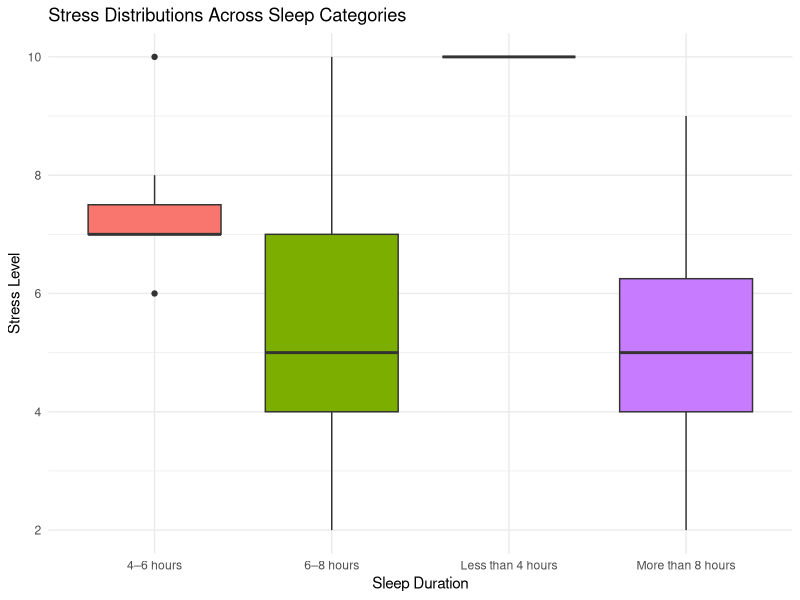
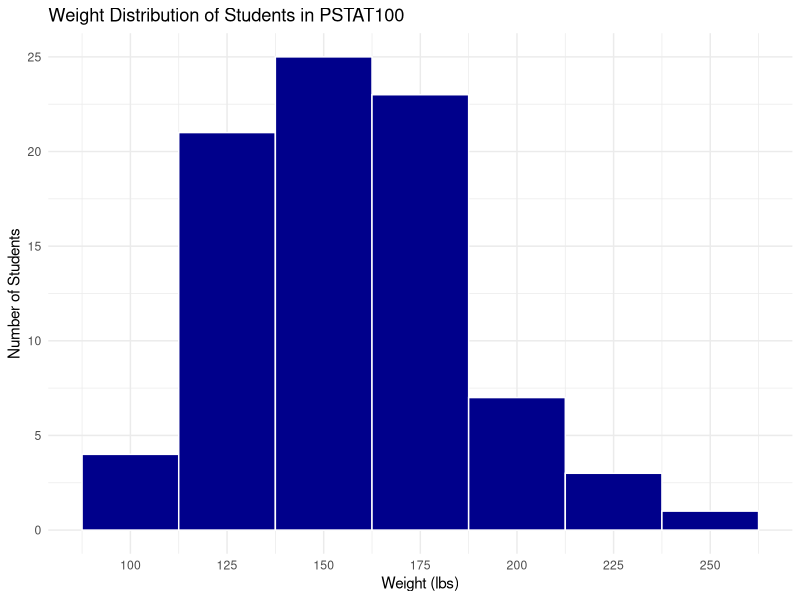
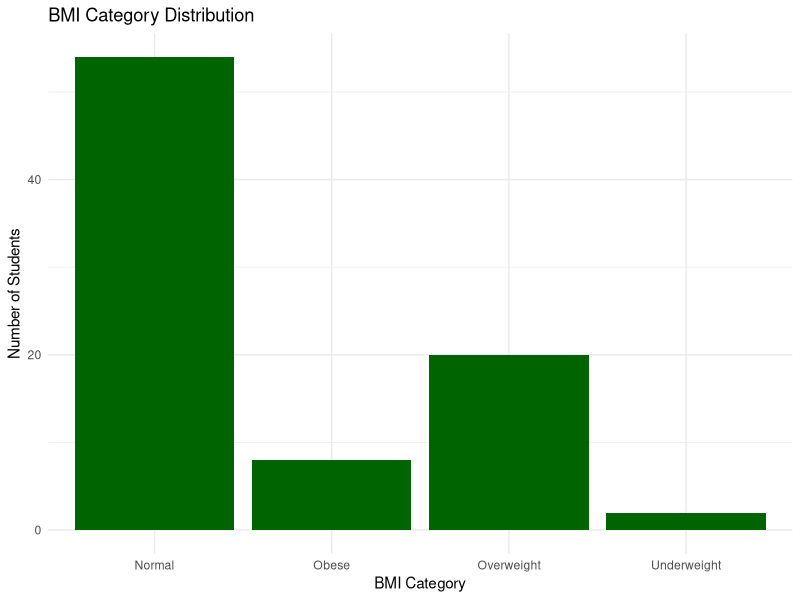
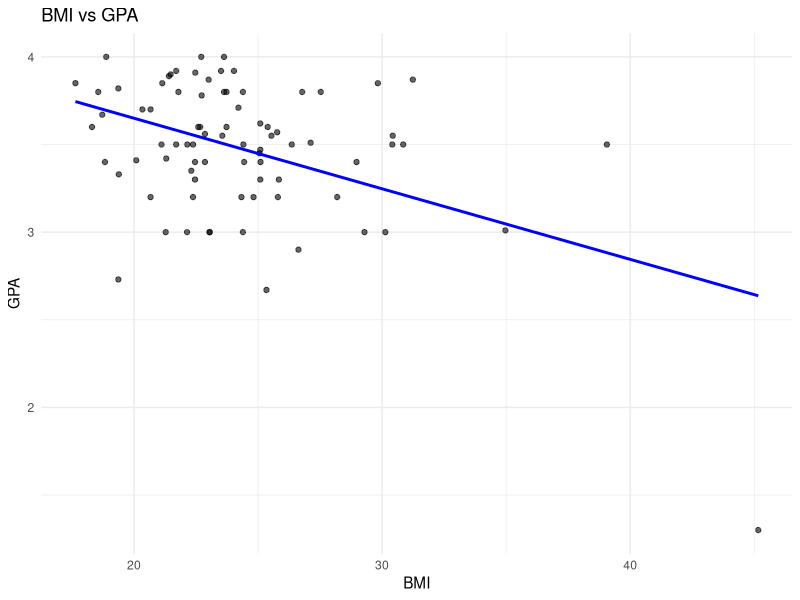
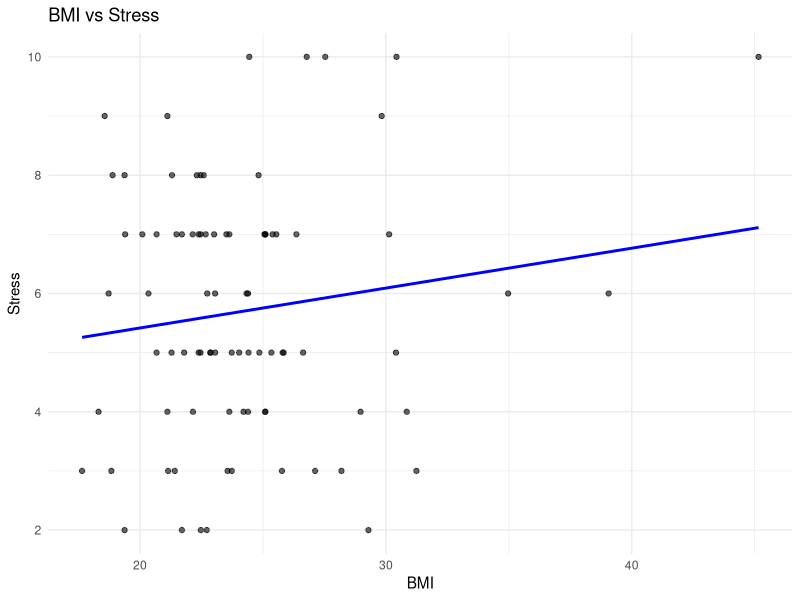
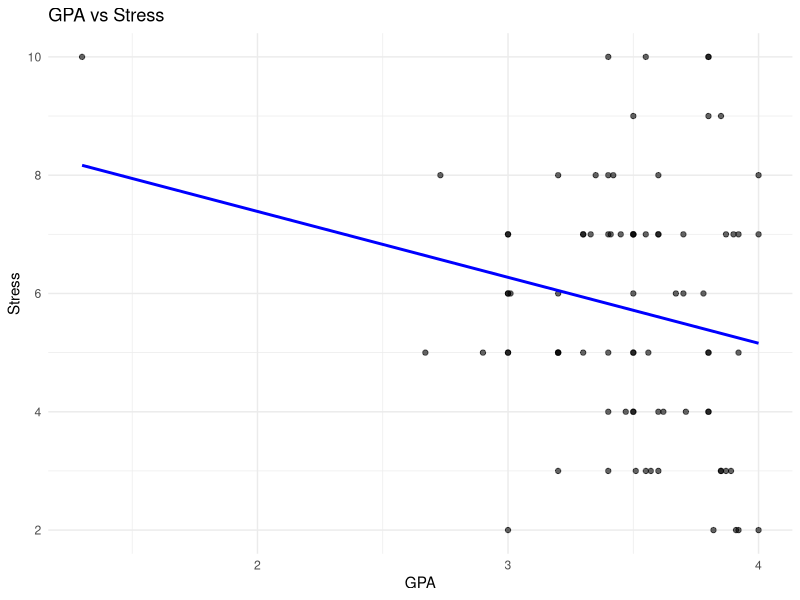

Write the R code that produced these figures, in order.
## ---- chunk 1
knitr::opts_chunk$set(message =  FALSE)
knitr::opts_chunk$set(warning =  FALSE)
knitr::opts_chunk$set(error =  FALSE)
bfcolor <- function(x, color) {
  if (knitr::is_latex_output()) {
    sprintf("\\textcolor{%s}{\\textbf{%s}}", color, x)
  } else if (knitr::is_html_output()) {
    sprintf("<span style='color: %s;'><b>%s</b></span>", color, x)
  } else x
}
## ---- chunk 2
library(readxl)
library(dplyr)
library(ggplot2)
survey <- read_excel("Survey.xlsx")
numeric_var <- survey %>% select(where(is.numeric))
summary(numeric_var)
## ---- chunk 3
colSums(is.na(survey))

## ---- chunk 4
SurveyMissing <- survey %>%
  mutate(
    GPA = ifelse(is.na(GPA), mean(GPA, na.rm = TRUE), GPA),
    Alcohol = ifelse(is.na(Alcohol), "Prefer not to answer", Alcohol),
    Health = ifelse(is.na(Health), "Prefer not to answer", Health)
  )
## ---- chunk 5
convert_height <- function(h_raw) {
  suppressWarnings({h_raw <- as.numeric(h_raw)
    
    if (is.na(h_raw)) {
      return(NA)
    } else if (h_raw %% 1 != 0) {
      # Rule 1: Contains a decimal, feet.inches format
      ft <- floor(h_raw)
      inch <- round((h_raw - ft) * 10)  # e.g. 5.7 → 5'7"
      return(round(ft * 12 + inch))
    } else if (h_raw <= 8) {
      # Rule 2: single-digit number, feet
      return(round(h_raw * 12))
    } else if (h_raw > 500) {
      # Rule 3: >500, missing decimal, feet.inches
      ft <- floor(h_raw / 100)
      inch <- h_raw %% 100
      return(round(ft * 12 + inch))
    } else if (h_raw > 100 && h_raw <= 500) {
      # Rule 4: 100–500, cm to inches
      return(round(h_raw * 0.393701))
    } else if (h_raw <= 61 && h_raw > 8) {
      # Rule 5: ≤61, missing decimal, feet.inches
      ft <- floor(h_raw / 10)
      inch <- h_raw %% 10
      return(round(ft * 12 + inch))
    } else {
      # Rule 6: >61, already inches
      return(round(h_raw))
    }
  })
}

# Applying function to DataFrame
survey <- survey %>%
  mutate(Height_cleaned = sapply(Heigh, convert_height))
  
# Displaying cleaned height data vs original heights
survey %>%
  select(Heigh, Height_cleaned) %>%
  head(20) 
## ---- chunk 6
# Initial Summary
summary(survey$Weight)

# Calculating IQR
Q1 <- quantile(survey$Weight, 0.25, na.rm = TRUE)
Q3 <- quantile(survey$Weight, 0.75, na.rm = TRUE)
IQR <- Q3 - Q1
lower_bound <- Q1 - 1.5 * IQR
upper_bound <- Q3 + 1.5 * IQR

# Find outliers based on IQR/bounds
outliers <- survey %>% filter(Weight < lower_bound | Weight > upper_bound)
print(outliers$Weight)

# Winsorization: capping extreme values
survey <- survey %>%
  mutate(Weight_Capped = ifelse(Weight == 390, upper_bound, Weight))
## ---- chunk 7
# Ensuring stress is numeric
survey <- survey %>%
  mutate(Stress = as.numeric(Stress))

# Grouping by each Sleep category and calculating avg stress
sleep_stress_avg <- survey %>%
  filter(!is.na(Sleep), !is.na(Stress)) %>%
  group_by(Sleep) %>%
  summarise(
    avg_stress = round(mean(Stress), 2),
    count = n()
  ) %>%
  arrange(Sleep)

print(sleep_stress_avg)
## ---- chunk 8
# Making the boxplot
ggplot(survey, aes(x = Sleep, y = Stress, fill = Sleep)) +
  geom_boxplot() +
  labs(
    title = "Stress Distributions Across Sleep Categories",
    x = "Sleep Duration",
    y = "Stress Level"
  ) +
  theme_minimal() +
  theme(legend.position = "none")
## ---- chunk 9
ggplot(data = survey, aes(x = Weight_Capped)) +
  geom_histogram(binwidth = 25,fill = "darkblue", color = "white") + 
  xlab("Weight (lbs)") + ylab("Number of Students") +
  ggtitle("Weight Distribution of Students in PSTAT100") + 
  theme_minimal() +  scale_x_continuous(breaks = seq(100, 300, by = 25))
#Create histogram using the ggplot2 package to show the distribution of weight
#Use Weight_Capped variable to remove outlier
#Binwidth of 25 and x axis scaled by 25 for better interpretability
## ---- chunk 10
#a
survey <- survey %>%
  mutate(BMI = round((Weight_Capped / (Height_cleaned^2)) * 703,2))
survey <- survey %>%
  mutate(BMI_Category = ifelse(BMI < 18.5, "Underweight",
                               ifelse(BMI < 25, "Normal",
                               ifelse(BMI < 30, "Overweight", "Obese"))))
#b
ggplot(survey, aes(x = BMI_Category)) +
  geom_bar(fill = "darkgreen") +
  xlab("BMI Category") + 
  ylab("Number of Students") + 
  ggtitle("BMI Category Distribution") +
  theme_minimal()
## ---- chunk 11
#c
# Scatter plot of BMI vs GPA
ggplot(survey, aes(x = BMI, y = GPA)) +
  geom_point(alpha = 0.6) +
  geom_smooth(method = "lm", se = FALSE, color = "blue") +
  ggtitle("BMI vs GPA") +
  theme_minimal()

# Scatter plot of BMI vs Stress
ggplot(survey, aes(x = BMI, y = Stress)) +
  geom_point(alpha = 0.6) +
  geom_smooth(method = "lm", se = FALSE, color = "blue") +
  ggtitle("BMI vs Stress") +
  theme_minimal()

# Scatter plot of GPA vs Stress
ggplot(survey, aes(x = GPA, y = Stress)) +
  geom_point(alpha = 0.6) +
  geom_smooth(method = "lm", se = FALSE, color = "blue") +
  ggtitle("GPA vs Stress") +
  theme_minimal()

#Calculating the correlations between the variables
#Correlation between BMI and GPA
cor(survey$BMI, survey$GPA, use = "complete.obs")

#Correlation between BMI and Stress
cor(survey$BMI, survey$Stress, use = "complete.obs")

#Correlation between GPA and Stress
cor(survey$GPA, survey$Stress, use = "complete.obs")
